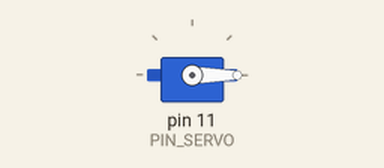
Bench run of a sketch on a simulated Arduino Uno, built with avr-gcc and run on an emulated ATmega328P. Parts: servo.

Above: at 0.05 s.
At 1.05 s:
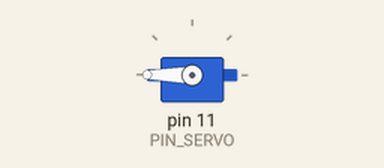
At 2.0 s:
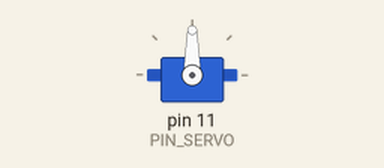
Timing chart, 0 to 4.6 s (numbered marks = the images above):
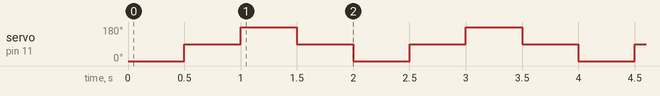

The sketch:

10_example_2.ino
```cpp
#include <Servo.h>
#define PIN_SERVO 11

Servo myservo;

void setup() {
  myservo.attach(PIN_SERVO);
  myservo.write(90);

}

void loop() {
    myservo.write(0);
    delay(500);

    myservo.write(90);
    delay(500);

    myservo.write(180);
    delay(500);

    myservo.write(90);
    delay(500);
}
```

Measured:
- by itself, servo on pin 11 (PIN_SERVO): repeats every 2.0 s: 180° 0.50 s, 90° 0.50 s, 0° 0.50 s, 90° 0.50 s
